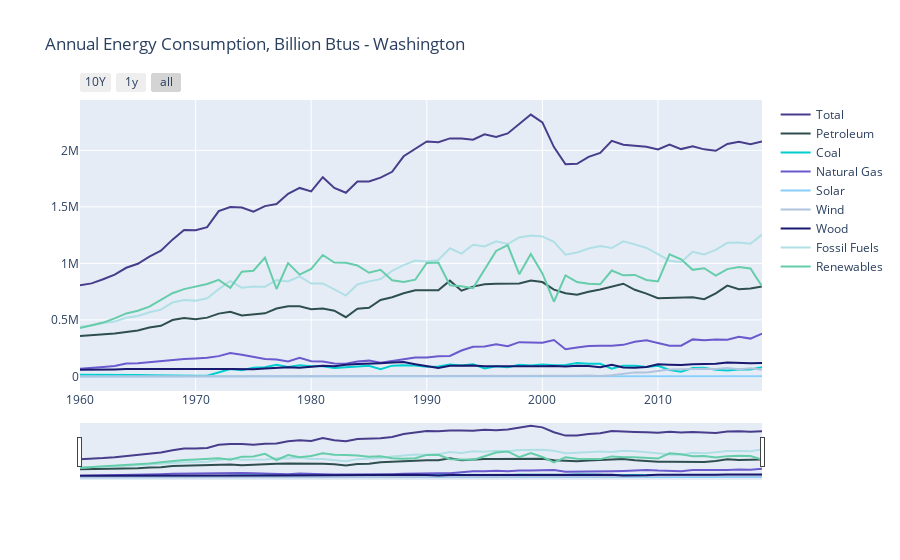

Write notebook code for a chart like this one.
### Code cell
state = "Washington"
filter = consumption["State"] == state
ex = consumption[filter]
fig = go.Figure()

colors = ['darkslateblue', 'darkslategray', 'darkturquoise', 'slateblue','lightskyblue','lightsteelblue','midnightblue','powderblue','mediumaquamarine']

for i in range(0,len(energy_types)):
    fig.add_trace(
        go.Scatter(x=list(ex.Year),
         y=list(ex[energy_types[i]]),
         name=energy_types[i],
         mode = "lines",
         line = dict(width=2,color=colors[i])
        )
    )

# Set title
fig.update_layout(
    title_text=f"Annual Energy Consumption, Billion Btus - {state}"
)

# Add range slider
fig.update_layout(
    xaxis=dict(
        rangeselector=dict(
            buttons=list([
                dict(count=10,
                     label="10Y",
                     step="year",
                     stepmode="backward"),
                dict(count=1,
                     label="1y",
                     step="year",
                     stepmode="backward"),
                dict(step="all")
            ])
        ),
        rangeslider=dict(
            visible=True
        ),
        type="date"
    )
)

fig.show()
